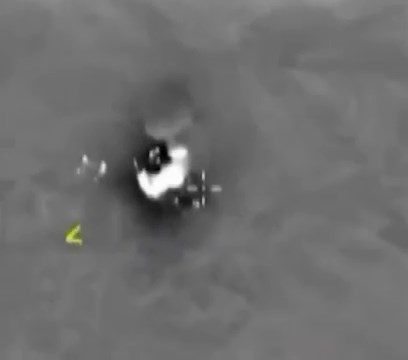
//> input picture src/images/part_1/cover_1.jpg, 408 x 360 px, given in place of keys.jpg, which was not available
$ ./main   (built with g++ and OpenCV 4)
//> lines starting //> are read from the running program, lines starting //| are printed output that depends on the picture; after the words box and inside, x2 and y2 are one past the last pixel; in counts of white or black regions, pixels touching at a corner belong together; pictures that were not available may be replaced by others from this repository, and a replacement may not be noted
### src/main/functions.h
#pragma once

#include <stdint.h>
#include "opencv2/core.hpp"

enum class Part
{
    PART_1 = 0,
    PART_2 = 1,
    PART_3 = 2,
    PART_4 = 3,
    PARTS  = 4
};

cv::Mat processImage(Part part, cv::Mat image, cv::Mat imageTemplate = cv::Mat());
cv::Mat findEnemyCover(cv::Mat image, cv::String imageName = "Detect Enemy Cover");
cv::Mat findEnemyTarget(cv::Mat image, cv::String imageName = "Detect Enemy Target");
cv::Mat findRobotTeams(cv::Mat image, cv::String imageName = "Detect Robot Teams");
cv::Mat findCorrectAndWrongKeys(cv::Mat image, cv::Mat imageTemplate,
                                cv::String imageName = "Detect Keys",
                                cv::String imageTemplateName = "Key Template");

void detectCovers(int32_t thresh, void *data);
void detectTargets(int32_t thresh, void *data);
void detectRobots(int32_t thresh, void* data);
void detectTemplates(int32_t thresh, void *data);

// [14 lines left out: functions cvtHue, cvtSat, cvtVal, not called in this run]

void getLowerAndUpperHSVBounds(int32_t hueStart, int32_t hueEnd,
                               int32_t satStart, int32_t satEnd,
                               int32_t valStart, int32_t valEnd,
                               std::vector<cv::Scalar> &lowerb,
                               std::vector<cv::Scalar> &upperb);

### src/main/functions.cpp
#include "functions.h"

#include <iostream>

#include "opencv2/highgui.hpp"
#include "opencv2/imgproc.hpp"

using namespace std;
using namespace cv;

enum Team
{
    RED = 0,
    GREEN = 1,
    BLUE = 2,
    TEAMS = 3
};

const auto black  = Scalar(0x00, 0x00, 0x00);
const auto red    = Scalar(0x00, 0x00, 0xFF);
const auto green  = Scalar(0x00, 0xFF, 0x00);
const auto blue   = Scalar(0xFF, 0x00, 0x00);
const auto white  = Scalar(0xFF, 0xFF, 0xFF);
const auto yellow = Scalar(0x00, 0xFF, 0xFF);

const auto thresh_min = 0x00;
const auto thresh_max = 0xFF;

const auto hue_min = 0;
const auto hue_max = 360;
const auto sat_min = 0;
const auto sat_max = 100;
const auto val_min = 0;
const auto val_max = 100;

typedef vector<vector<Point>> Contours;

Mat processImage(Part part, Mat image, Mat imageTemplate)
{
    auto result = Mat();

    switch (part)
    {
    case Part::PART_1:
        result = findEnemyCover(image);
        break;

    case Part::PART_2:
        result = findEnemyTarget(image);
        break;

    case Part::PART_3:
        result = findRobotTeams(image);
        break;

    case Part::PART_4:
        result = findCorrectAndWrongKeys(image, imageTemplate);
        break;

    default:
        result = image.clone();
        break;
    }

    return result;
}

// [128 lines left out: functions findEnemyCover, findEnemyTarget, findRobotTeams, not called in this run]

Mat findCorrectAndWrongKeys(Mat image, Mat imageTemplate,
                            String imageName, String imageTemplateName)
{
    auto result = Mat();

    if (image.empty() == true)
    {
        cout << endl << "The image is empty!" << endl;
        return result;
    }

    if (imageTemplate.empty() == true)
    {
        cout << endl << "The image template is empty!" << endl;
        return result;
    }

    auto thresh = thresh_max;
    void *data[] =
    {
        (void *)&imageName,
        (void *)&image,
        (void *)&imageTemplateName,
        (void *)&imageTemplate,
        (void *)&result
    };

    detectTemplates(thresh, data);
    createTrackbar("Thresh", imageName, &thresh, thresh_max, detectTemplates, data);

    while (waitKey() != 27);

    destroyAllWindows();

    return result;
}

// [215 lines left out: functions detectCovers, detectTargets, detectRobots, not called in this run]

void detectTemplates(int32_t thresh, void *data)
{
    auto imageName         = **((String **)data + 0);
    auto image             = **((Mat **   )data + 1);
    auto imageTemplateName = **((String **)data + 2);
    auto imageTemplate     = **((Mat **   )data + 3);

    auto buffer = image.clone();
    cvtColor(buffer, buffer, ColorConversionCodes::COLOR_BGR2GRAY);
    threshold(buffer, buffer, thresh, thresh_max, ThresholdTypes::THRESH_BINARY_INV);
    imshow("Treshold Result", buffer);

    morphologyEx(buffer, buffer, MorphTypes::MORPH_OPEN,
        getStructuringElement(MorphShapes::MORPH_ELLIPSE, Size(9, 9)));
    morphologyEx(buffer, buffer, MorphTypes::MORPH_GRADIENT,
        getStructuringElement(MorphShapes::MORPH_ELLIPSE, Size(3, 3)));
    imshow("Open Filter and Gradient Result", buffer);

    Contours imageContours;
    findContours(buffer, imageContours, RetrievalModes::RETR_EXTERNAL,
        ContourApproximationModes::CHAIN_APPROX_SIMPLE);

    auto templateBound = imageTemplate.clone();
    cvtColor(templateBound, templateBound, ColorConversionCodes::COLOR_BGR2GRAY);

    morphologyEx(templateBound, templateBound, MorphTypes::MORPH_OPEN,
        getStructuringElement(MorphShapes::MORPH_ELLIPSE, Size(9, 9)));
    morphologyEx(templateBound, templateBound, MorphTypes::MORPH_GRADIENT,
        getStructuringElement(MorphShapes::MORPH_ELLIPSE, Size(3, 3)));

    Contours templateContour;
    findContours(templateBound, templateContour, RetrievalModes::RETR_EXTERNAL,
        ContourApproximationModes::CHAIN_APPROX_SIMPLE);

    vector<double> weights;
    for (auto &contour : imageContours)
    {
        auto weight = matchShapes(contour, templateContour.front(),
            ShapeMatchModes::CONTOURS_MATCH_I2, 0);
        weights.push_back(weight);
    }

    auto correctColour = green;
    auto wrongColour = red;
    auto result = image.clone();

    for (auto index = 0; index < weights.size(); index++)
    {
        auto colour = correctColour;
        if (weights.at(index) > 0.25)
        {
            colour = wrongColour;
        }

        auto moment = moments(imageContours.at(index));
        polylines(result, imageContours.at(index), true, colour);
        auto center = Point(moment.m10 / moment.m00,
                            moment.m01 / moment.m00);
        circle(result, center, 0, colour, 2);
        line(result, Point(center.x - 15, center.y),
                     Point(center.x -  5, center.y), colour, 2);
        line(result, Point(center.x + 15, center.y),
                     Point(center.x +  5, center.y), colour, 2);
        line(result, Point(center.x, center.y - 15),
                     Point(center.x, center.y -  5), colour, 2);
        line(result, Point(center.x, center.y + 15),
                     Point(center.x, center.y +  5), colour, 2);
    }

    imshow(imageName, result);
    imshow(imageTemplateName, imageTemplate);

    **((Mat **)data + 4) = result;
}

// [53 lines left out: function getLowerAndUpperHSVBounds, not called in this run]

### src/main/main.cpp
#include <iostream>

#include "opencv2/core.hpp"
#include "opencv2/highgui.hpp"
#include "opencv2/imgproc.hpp"

#include "functions.h"

using namespace std;
using namespace cv;

int main(int argc, char *argv[])
{
    /********** Задание 1. Поиск укрытий на изображениях *********/

    /*vector<String> imageNamesPart_1 =
    {
        "cover_1.jpg",
        "cover_2.jpg",
        "cover_3.jpg",
    };

    for (auto imageName : imageNamesPart_1)
    {
        auto image_1 = imread("src/images/part_1/" + imageName);
        auto result_1 = processImage(Part::PART_1, image_1);

        imshow("Image", image_1);
        imshow("Result", result_1);

        while (waitKey() != 27);

        destroyAllWindows();
    }

    /********************** Конец задания 1 **********************/

    /******* Задание 2. Поиск уязвимых мест на изображениях ******/

    /*vector<String> imageNamesPart_2 =
    {
        "hsv.png",
        "attack_helicopter.jpg",
        "cruiser.png",
        "fighter.jpg",
        "transport_helicopter.jpg",
        "transport_plane.jpg",
    };

    for (auto imageName : imageNamesPart_2)
    {
        auto image_2 = imread("src/images/part_2/" + imageName);
        auto result_2 = processImage(Part::PART_2, image_2);

        imshow("Image", image_2);
        imshow("Result", result_2);

        while (waitKey() != 27);

        destroyAllWindows();
    }

    /********************** Конец задания 2 **********************/

    /*********** Задание 3. Определение команд роботов ***********/

    /*vector<String> imageNamesPart_3 =
    {
        "robots_1.jpg",
        "robots_2.jpg"
    };

    for (auto imageName : imageNamesPart_3)
    {
        auto image_3 = imread("src/images/part_3/" + imageName);
        auto result_3 = processImage(Part::PART_3, image_3);

        imshow("Image", image_3);
        imshow("Result", result_3);

        while (waitKey() != 27);
    }

    /********************** Конец задания 3 **********************/

    /**************** Задание 4. Поиск по шаблону ****************/

    auto image_4 = imread("src/images/part_4/keys.jpg");
//> image_4 is the input picture: 360 rows x 408 cols, CV_8UC3; mean B, G, R 110.1, 110.2, 110.2
    auto imageTemplate = imread("src/images/part_4/key_template.jpg");
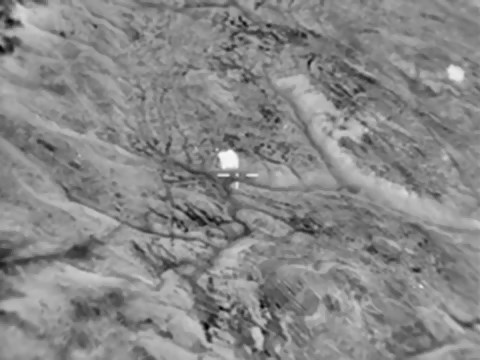
//> input picture src/images/part_1/cover_2.jpg, 480 x 360 px, given in place of key_template.jpg, which was not available
//> imageTemplate is the input picture: 360 rows x 480 cols, CV_8UC3; min 3, max 250, mean 135.5
    auto result_4 = processImage(Part::PART_4, image_4, imageTemplate);
//> in findCorrectAndWrongKeys, `void *data[] = { (void *)&imageName, (void *)&image, (void *)&imageTem..`: data = 5 items
//> in detectTemplates, `auto imageName         = **((String **)data + 0);`: imageName = "Detect Keys"
//> in detectTemplates, `auto imageTemplateName = **((String **)data + 2);`: imageTemplateName = "Key Template"
//> in detectTemplates, `threshold(buffer, buffer, thresh, thresh_max, ThresholdTypes::THRESH_B..`: buffer: 360 rows x 408 cols, CV_8UC1; every value is 255
//> in detectTemplates, `morphologyEx(buffer, buffer, MorphTypes::MORPH_GRADIENT, getStructurin..`: buffer: 360 rows x 408 cols, CV_8UC1; every value is 0
//> in detectTemplates, `findContours(buffer, imageContours, RetrievalModes::RETR_EXTERNAL, Con..`: imageContours = 0 contours
//> in detectTemplates, `morphologyEx(templateBound, templateBound, MorphTypes::MORPH_OPEN, get..`:
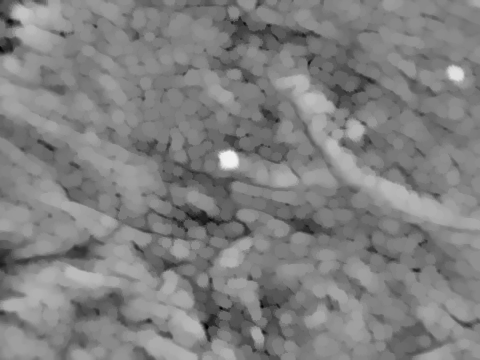
//> templateBound: 360 rows x 480 cols, CV_8UC1; min 3, max 241, mean 127.6
//> in detectTemplates, `morphologyEx(templateBound, templateBound, MorphTypes::MORPH_GRADIENT,..`:
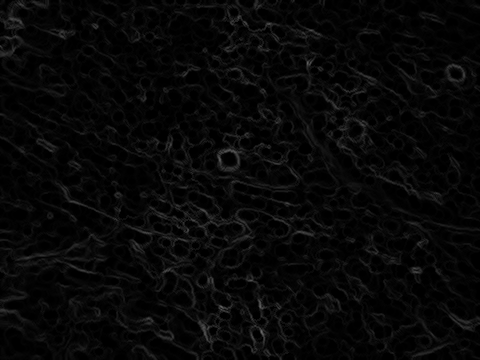
//> templateBound: 360 rows x 480 cols, CV_8UC1; min 0, max 105, mean 7.4
//> in detectTemplates, `findContours(templateBound, templateContour, RetrievalModes::RETR_EXTE..`: templateContour = 1 contour; box (x1, y1, x2, y2) and area: (0, 0, 480, 360) 169654
//> the Esc key is pressed

    imshow("Image", image_4);
    imshow("Result", result_4);

    while (waitKey() != 27);
//> the Esc key is pressed

    /********************** Конец задания 4 **********************/
}
